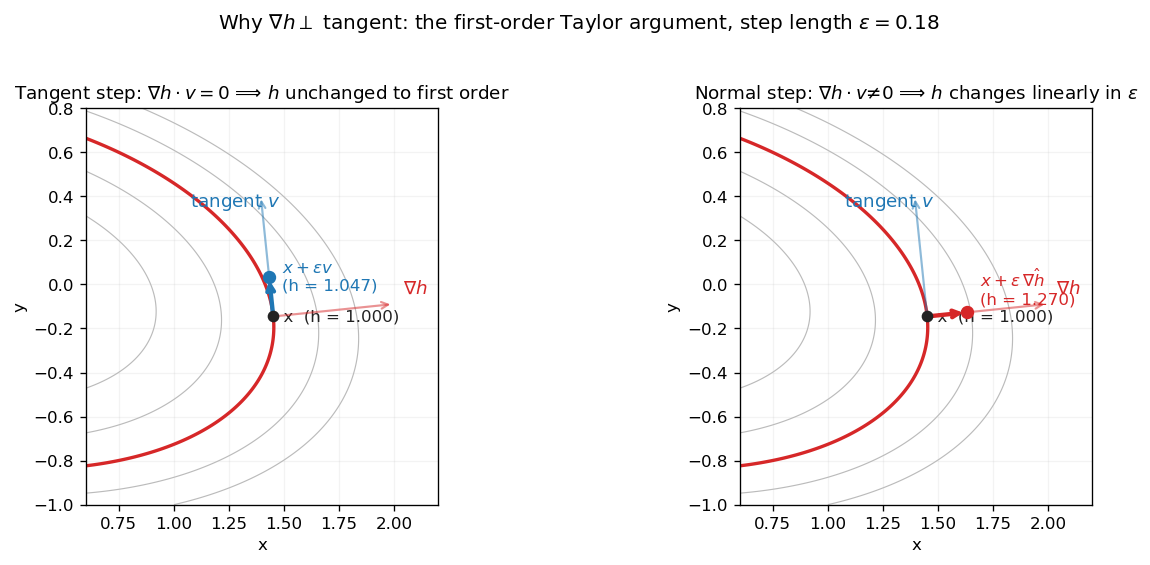

This figure's Python source:
"""Visualize the first-order Taylor argument behind grad-perpendicular-
to-tangent.

Two side-by-side panels at the same point on the level set h(x,y) = 1:

  Left:  step in tangent direction → stays on the contour (h unchanged
         to first order). Shows h(x+ε v) ≈ h(x) when ∇h·v = 0.
  Right: step in gradient direction → leaves the contour. Shows
         h(x+ε∇h) ≈ h(x) + ε ‖∇h‖².

Annotations report the actual h values at the step endpoints so the
reader can compare "essentially 1" vs. "noticeably larger than 1."

Run:
    cd wiki/assets/constraint-gradient && python3 tangent_decomposition.py
"""

import numpy as np
import matplotlib.pyplot as plt


def h(x, y):
    return 0.5 * x ** 2 + 1.5 * y ** 2 + 0.4 * x * y


def grad_h(x, y):
    return np.array([x + 0.4 * y, 3.0 * y + 0.4 * x])


def draw_panel(ax, mode, title):
    """mode: 'tangent' or 'normal'."""
    # Background contours (faint, so the eye picks up the level set)
    xs = np.linspace(0.6, 2.2, 200)
    ys = np.linspace(-1.0, 0.8, 200)
    X, Y = np.meshgrid(xs, ys)
    Z = h(X, Y)
    ax.contour(X, Y, Z, levels=[0.4, 0.7, 1.0, 1.3, 1.6],
               colors="#bbb", linewidths=0.7)
    ax.contour(X, Y, Z, levels=[1.0], colors="#d62728", linewidths=2.0)

    # Pick the point on h = 1 in the right half-plane near y = 0
    rs = np.linspace(0.01, 3.0, 5000)
    th = -0.1
    xs_r = rs * np.cos(th)
    ys_r = rs * np.sin(th)
    h_r = h(xs_r, ys_r)
    i = np.argmin(np.abs(h_r - 1.0))
    px, py = xs_r[i], ys_r[i]

    # Unit gradient and unit tangent at p
    g = grad_h(px, py)
    gmag = np.linalg.norm(g)
    u = g / gmag                # unit normal
    t = np.array([-u[1], u[0]]) # unit tangent (90° rotation)

    # Step length — visible but small enough that 1st-order story holds
    # cleanly: tangent step drift is O(ε²) curvature, normal step is O(ε).
    eps = 0.18

    # Origin point
    ax.plot([px], [py], "o", color="#222", ms=6, zorder=6)
    ax.annotate(
        f"  x  (h = {h(px, py):.3f})",
        xy=(px, py), color="#222", fontsize=10, va="center",
    )

    # Draw both reference arrows lightly in both panels
    al_n = 0.55
    al_t = 0.55
    ax.annotate(
        "",
        xy=(px + al_n * u[0], py + al_n * u[1]), xytext=(px, py),
        arrowprops=dict(arrowstyle="->", color="#d62728", lw=1.3, alpha=0.5),
    )
    ax.annotate(
        "",
        xy=(px + al_t * t[0], py + al_t * t[1]), xytext=(px, py),
        arrowprops=dict(arrowstyle="->", color="#1f77b4", lw=1.3, alpha=0.5),
    )
    ax.text(px + al_n * u[0] + 0.04, py + al_n * u[1] + 0.05,
            r"$\nabla h$", color="#d62728", fontsize=11)
    ax.text(px + al_t * t[0] - 0.32, py + al_t * t[1] - 0.05,
            r"tangent $v$", color="#1f77b4", fontsize=11)

    # The actual step
    if mode == "tangent":
        dx, dy = eps * t
        step_color = "#1f77b4"
        endpoint_label = (
            r"$x + \epsilon v$"
            + f"\n(h = {h(px + dx, py + dy):.3f})"
        )
    else:
        # Step along ∇h, same Euclidean length ε for fair comparison
        dx, dy = eps * u
        step_color = "#d62728"
        endpoint_label = (
            r"$x + \epsilon\, \hat{\nabla h}$"
            + f"\n(h = {h(px + dx, py + dy):.3f})"
        )

    ax.annotate(
        "",
        xy=(px + dx, py + dy), xytext=(px, py),
        arrowprops=dict(arrowstyle="->", color=step_color, lw=2.6),
    )
    ax.plot([px + dx], [py + dy], "o", color=step_color, ms=7, zorder=6)
    ax.annotate(
        endpoint_label,
        xy=(px + dx, py + dy),
        xytext=(px + dx + 0.06, py + dy - 0.06 if mode == "tangent"
                else py + dy + 0.04),
        color=step_color, fontsize=10,
    )

    # Layout
    ax.set_xlim(0.6, 2.2)
    ax.set_ylim(-1.0, 0.8)
    ax.set_aspect("equal", adjustable="box")
    ax.set_title(title, fontsize=11)
    ax.set_xlabel("x")
    ax.set_ylabel("y")
    ax.grid(True, alpha=0.15)


def main():
    fig, axes = plt.subplots(1, 2, figsize=(11.5, 4.6))

    draw_panel(
        axes[0], "tangent",
        r"Tangent step: $\nabla h \cdot v = 0$ ⟹ $h$ unchanged "
        r"to first order",
    )
    draw_panel(
        axes[1], "normal",
        r"Normal step: $\nabla h \cdot v \ne 0$ ⟹ $h$ changes "
        r"linearly in $\epsilon$",
    )

    fig.suptitle(
        r"Why $\nabla h \perp$ tangent: the first-order Taylor argument, "
        r"step length $\epsilon = 0.18$",
        fontsize=12, y=1.02,
    )
    fig.tight_layout()
    fig.savefig("tangent_decomposition.png", dpi=120,
                bbox_inches="tight")
    print("wrote tangent_decomposition.png")


if __name__ == "__main__":
    main()
